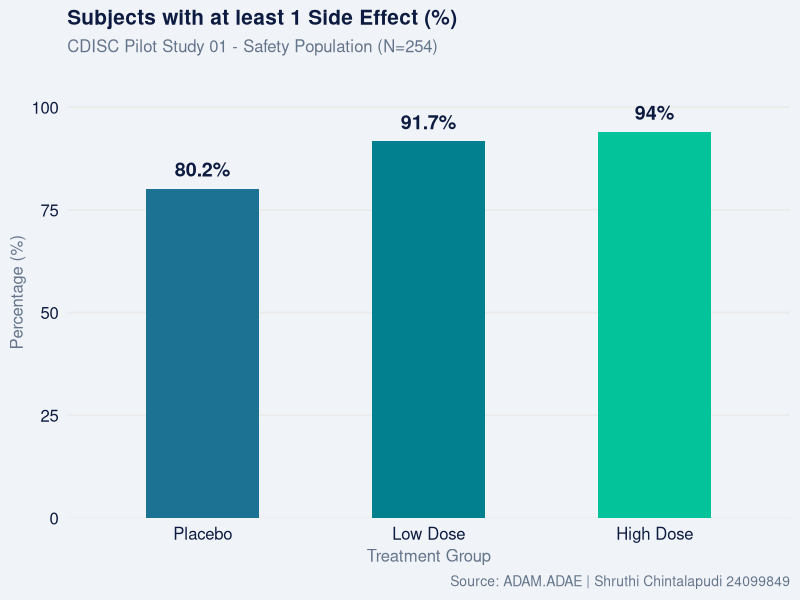
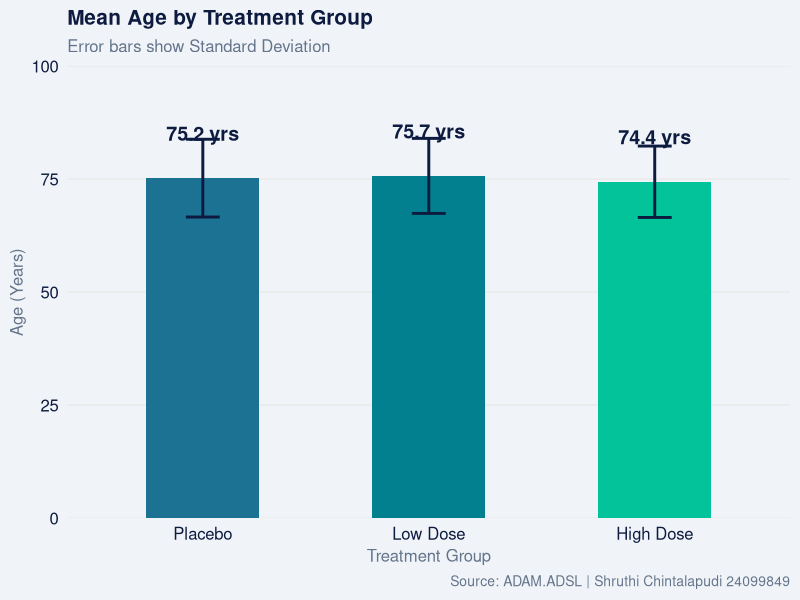
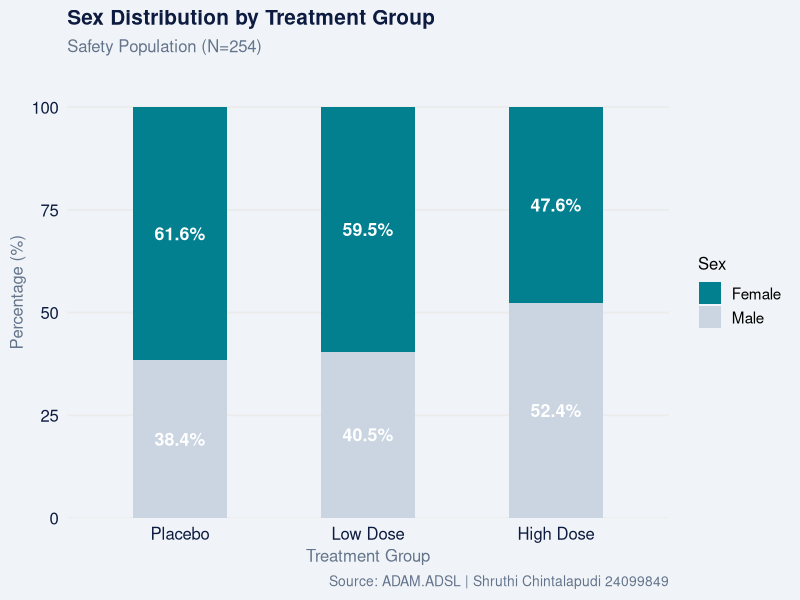
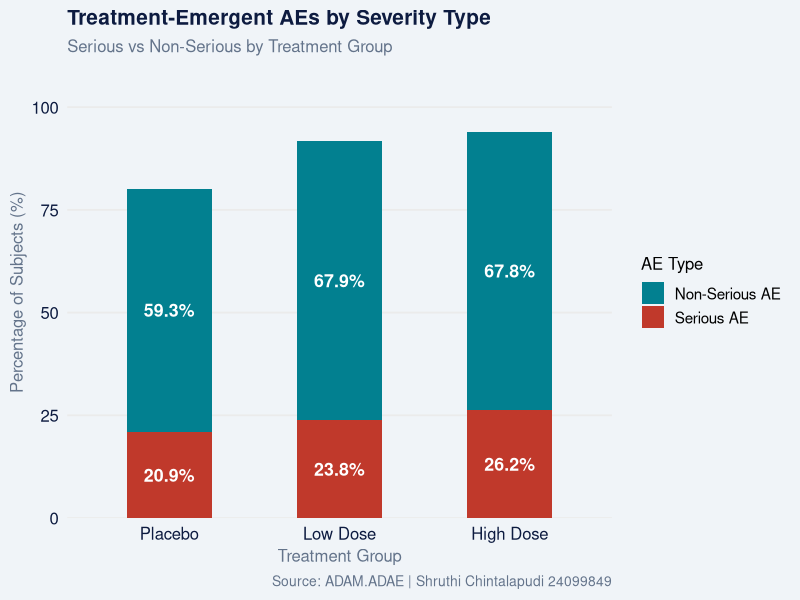
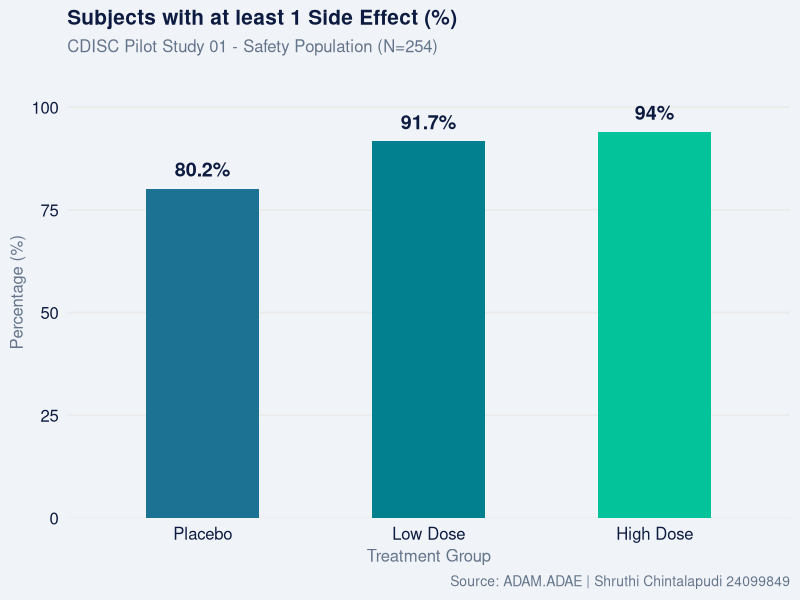
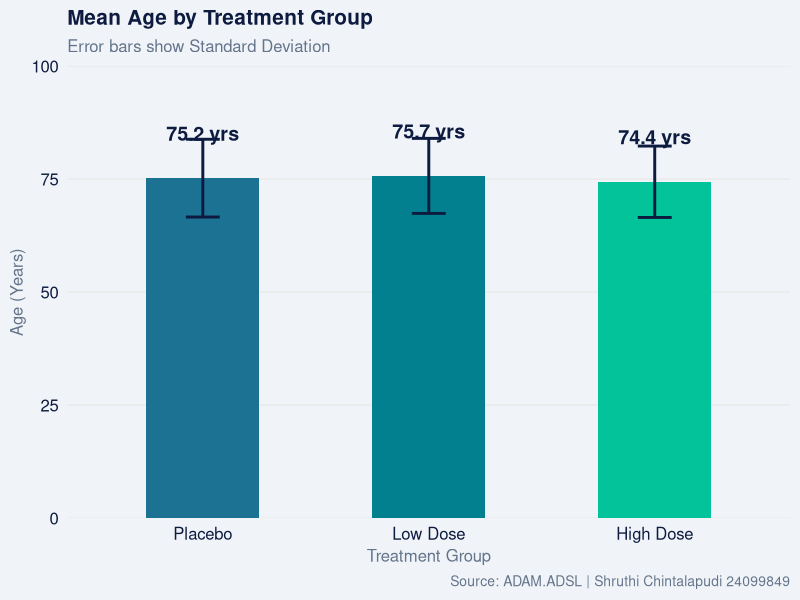
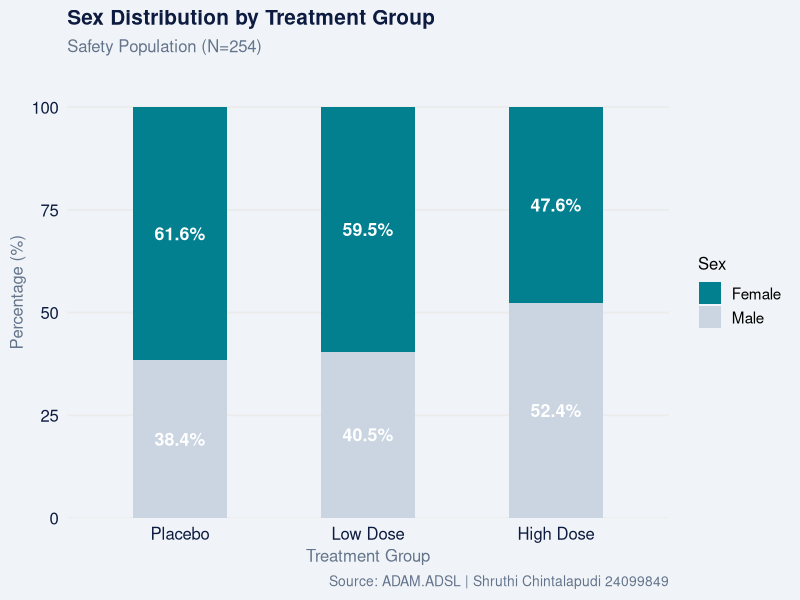
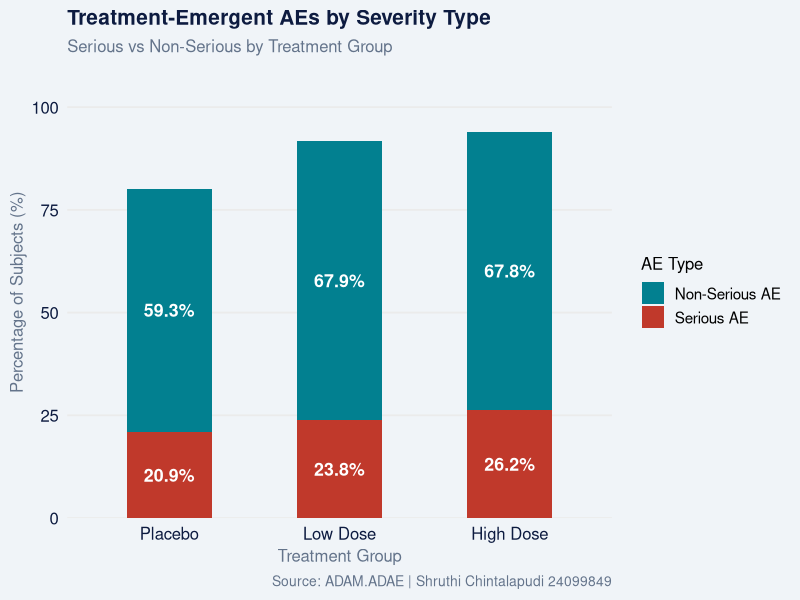

These charts were generated, in order, by the following R code:
# Clinical Trial Data Pipeline - R Reporting
# Shruthi Chintalapudi - 24099849
# CDISC Pilot Study 01

# Install packages if needed
install.packages(c("ggplot2", "dplyr", "tidyr", "gridExtra"))

# Load libraries
library(ggplot2)
library(dplyr)
library(tidyr)
library(gridExtra)

# ============================================
# DATA - Real numbers from SAS Pipeline
# ============================================

demographics <- data.frame(
  Treatment  = c("Placebo", "Low Dose", "High Dose"),
  N          = c(86, 84, 84),
  Age_Mean   = c(75.2, 75.7, 74.4),
  Age_SD     = c(8.6, 8.3, 7.9),
  Female_N   = c(53, 50, 40),
  Female_Pct = c(61.6, 59.5, 47.6),
  White_Pct  = c(90.7, 92.9, 88.1)
)

teae <- data.frame(
  Treatment   = c("Placebo", "Low Dose", "High Dose"),
  TEAE_Pct    = c(80.2, 91.7, 94.0),
  Serious_Pct = c(20.9, 23.8, 26.2),
  Total_AEs   = c(310, 442, 439)
)

# Treatment as ordered factor
demographics$Treatment <- factor(
  demographics$Treatment,
  levels = c("Placebo", "Low Dose", "High Dose")
)
teae$Treatment <- factor(
  teae$Treatment,
  levels = c("Placebo", "Low Dose", "High Dose")
)

colors <- c("Placebo"    = "#1C7293",
            "Low Dose"   = "#028090",
            "High Dose"  = "#02C39A")

# ============================================
# CHART 1 - TEAE Bar Chart
# ============================================

p1 <- ggplot(teae, aes(x = Treatment, y = TEAE_Pct, fill = Treatment)) +
  geom_bar(stat = "identity", width = 0.5) +
  geom_text(aes(label = paste0(TEAE_Pct, "%")),
            vjust = -0.8, size = 5, fontface = "bold", color = "#0D1B40") +
  scale_fill_manual(values = colors) +
  scale_y_continuous(limits = c(0, 110), expand = c(0, 0)) +
  labs(
    title    = "Subjects with at least 1 Side Effect (%)",
    subtitle = "CDISC Pilot Study 01 - Safety Population (N=254)",
    x        = "Treatment Group",
    y        = "Percentage (%)",
    caption  = "Source: ADAM.ADAE | Shruthi Chintalapudi 24099849"
  ) +
  theme_minimal(base_size = 14) +
  theme(
    plot.title    = element_text(face = "bold", color = "#0D1B40", size = 15),
    plot.subtitle = element_text(color = "#64748B", size = 12),
    plot.caption  = element_text(color = "#64748B", size = 10),
    legend.position = "none",
    panel.grid.major.x = element_blank(),
    panel.grid.minor   = element_blank(),
    axis.text  = element_text(size = 12, color = "#0D1B40"),
    axis.title = element_text(size = 12, color = "#64748B"),
    plot.background = element_rect(fill = "#F0F4F8", color = NA)
  )

ggsave("C:/Clinical_Project/tlf/R_chart1_teae.png",
       p1, width = 10, height = 6, dpi = 150)
print(p1)
cat("R Chart 1 saved!\n")

# ============================================
# CHART 2 - Mean Age with Error Bars
# ============================================

p2 <- ggplot(demographics,
             aes(x = Treatment, y = Age_Mean, fill = Treatment)) +
  geom_bar(stat = "identity", width = 0.5) +
  geom_errorbar(aes(ymin = Age_Mean - Age_SD,
                    ymax = Age_Mean + Age_SD),
                width = 0.15, linewidth = 1, color = "#0D1B40") +
  geom_text(aes(label = paste0(Age_Mean, " yrs")),
            vjust = -2.5, size = 5, fontface = "bold", color = "#0D1B40") +
  scale_fill_manual(values = colors) +
  scale_y_continuous(limits = c(0, 100), expand = c(0, 0)) +
  labs(
    title    = "Mean Age by Treatment Group",
    subtitle = "Error bars show Standard Deviation",
    x        = "Treatment Group",
    y        = "Age (Years)",
    caption  = "Source: ADAM.ADSL | Shruthi Chintalapudi 24099849"
  ) +
  theme_minimal(base_size = 14) +
  theme(
    plot.title    = element_text(face = "bold", color = "#0D1B40", size = 15),
    plot.subtitle = element_text(color = "#64748B", size = 12),
    plot.caption  = element_text(color = "#64748B", size = 10),
    legend.position = "none",
    panel.grid.major.x = element_blank(),
    panel.grid.minor   = element_blank(),
    axis.text  = element_text(size = 12, color = "#0D1B40"),
    axis.title = element_text(size = 12, color = "#64748B"),
    plot.background = element_rect(fill = "#F0F4F8", color = NA)
  )

ggsave("C:/Clinical_Project/tlf/R_chart2_age.png",
       p2, width = 10, height = 6, dpi = 150)
print(p2)
cat("R Chart 2 saved!\n")

# ============================================
# CHART 3 - Sex Distribution Bar
# ============================================

sex_data <- demographics %>%
  mutate(Male_Pct = 100 - Female_Pct) %>%
  select(Treatment, Female_Pct, Male_Pct) %>%
  pivot_longer(cols = c(Female_Pct, Male_Pct),
               names_to  = "Sex",
               values_to = "Percentage") %>%
  mutate(Sex = recode(Sex,
                      "Female_Pct" = "Female",
                      "Male_Pct"   = "Male"))

p3 <- ggplot(sex_data,
             aes(x = Treatment, y = Percentage, fill = Sex)) +
  geom_bar(stat = "identity", width = 0.5) +
  geom_text(aes(label = paste0(round(Percentage, 1), "%")),
            position = position_stack(vjust = 0.5),
            size = 4.5, fontface = "bold", color = "white") +
  scale_fill_manual(values = c("Female" = "#028090",
                               "Male"   = "#CBD5E1")) +
  scale_y_continuous(limits = c(0, 110), expand = c(0, 0)) +
  labs(
    title    = "Sex Distribution by Treatment Group",
    subtitle = "Safety Population (N=254)",
    x        = "Treatment Group",
    y        = "Percentage (%)",
    fill     = "Sex",
    caption  = "Source: ADAM.ADSL | Shruthi Chintalapudi 24099849"
  ) +
  theme_minimal(base_size = 14) +
  theme(
    plot.title    = element_text(face = "bold", color = "#0D1B40", size = 15),
    plot.subtitle = element_text(color = "#64748B", size = 12),
    plot.caption  = element_text(color = "#64748B", size = 10),
    panel.grid.major.x = element_blank(),
    panel.grid.minor   = element_blank(),
    axis.text  = element_text(size = 12, color = "#0D1B40"),
    axis.title = element_text(size = 12, color = "#64748B"),
    legend.title = element_text(size = 12),
    legend.text  = element_text(size = 11),
    plot.background = element_rect(fill = "#F0F4F8", color = NA)
  )

ggsave("C:/Clinical_Project/tlf/R_chart3_sex.png",
       p3, width = 10, height = 6, dpi = 150)
print(p3)
cat("R Chart 3 saved!\n")

# ============================================
# CHART 4 - Serious vs Non-Serious AEs
# ============================================

ae_data <- teae %>%
  mutate(NonSerious_Pct = TEAE_Pct - Serious_Pct) %>%
  select(Treatment, Serious_Pct, NonSerious_Pct) %>%
  pivot_longer(cols = c(Serious_Pct, NonSerious_Pct),
               names_to  = "Type",
               values_to = "Percentage") %>%
  mutate(Type = recode(Type,
                       "Serious_Pct"    = "Serious AE",
                       "NonSerious_Pct" = "Non-Serious AE"))

p4 <- ggplot(ae_data,
             aes(x = Treatment, y = Percentage, fill = Type)) +
  geom_bar(stat = "identity", width = 0.5) +
  geom_text(aes(label = paste0(round(Percentage, 1), "%")),
            position = position_stack(vjust = 0.5),
            size = 4.5, fontface = "bold", color = "white") +
  scale_fill_manual(values = c("Serious AE"     = "#C0392B",
                               "Non-Serious AE" = "#028090")) +
  scale_y_continuous(limits = c(0, 110), expand = c(0, 0)) +
  labs(
    title    = "Treatment-Emergent AEs by Severity Type",
    subtitle = "Serious vs Non-Serious by Treatment Group",
    x        = "Treatment Group",
    y        = "Percentage of Subjects (%)",
    fill     = "AE Type",
    caption  = "Source: ADAM.ADAE | Shruthi Chintalapudi 24099849"
  ) +
  theme_minimal(base_size = 14) +
  theme(
    plot.title    = element_text(face = "bold", color = "#0D1B40", size = 15),
    plot.subtitle = element_text(color = "#64748B", size = 12),
    plot.caption  = element_text(color = "#64748B", size = 10),
    panel.grid.major.x = element_blank(),
    panel.grid.minor   = element_blank(),
    axis.text  = element_text(size = 12, color = "#0D1B40"),
    axis.title = element_text(size = 12, color = "#64748B"),
    legend.title = element_text(size = 12),
    legend.text  = element_text(size = 11),
    plot.background = element_rect(fill = "#F0F4F8", color = NA)
  )

ggsave("C:/Clinical_Project/tlf/R_chart4_ae_type.png",
       p4, width = 10, height = 6, dpi = 150)
print(p4)
cat("R Chart 4 saved!\n")

# ============================================
# FINAL CHECK
# ============================================

files <- c(
  "C:/Clinical_Project/tlf/R_chart1_teae.png",
  "C:/Clinical_Project/tlf/R_chart2_age.png",
  "C:/Clinical_Project/tlf/R_chart3_sex.png",
  "C:/Clinical_Project/tlf/R_chart4_ae_type.png"
)

cat("\n==========================================\n")
cat("R REPORTING COMPLETE\n")
cat("==========================================\n")
for (f in files) {
  status <- ifelse(file.exists(f), "SAVED", "MISSING")
  cat(status, "-", basename(f), "\n")
}
cat("==========================================\n")
cat("Shruthi Chintalapudi | 24099849\n")
cat("CDISC Pilot Study 01 - R Analysis\n")
